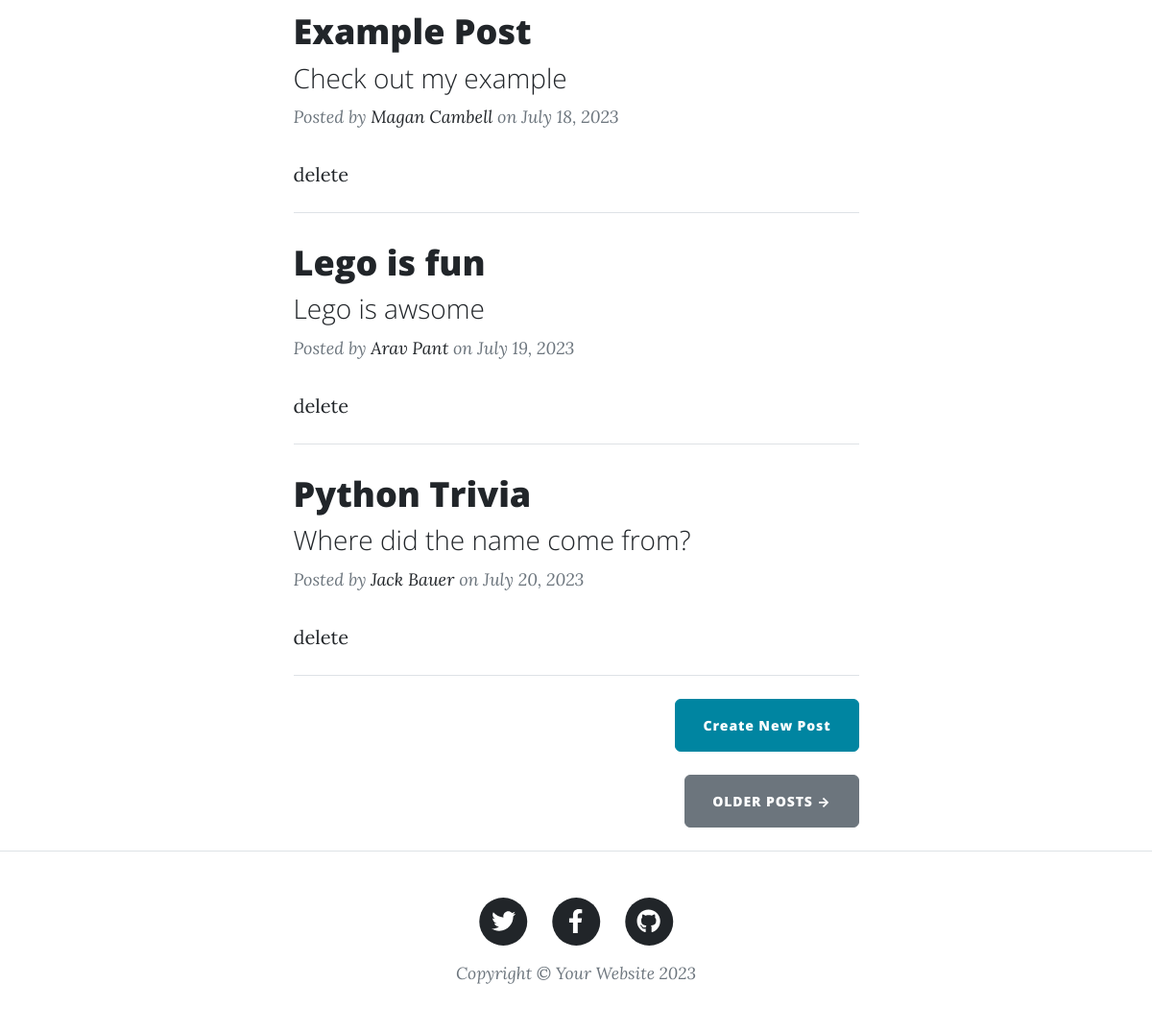
/ (lower part), run on an earlier commit of the app's database.
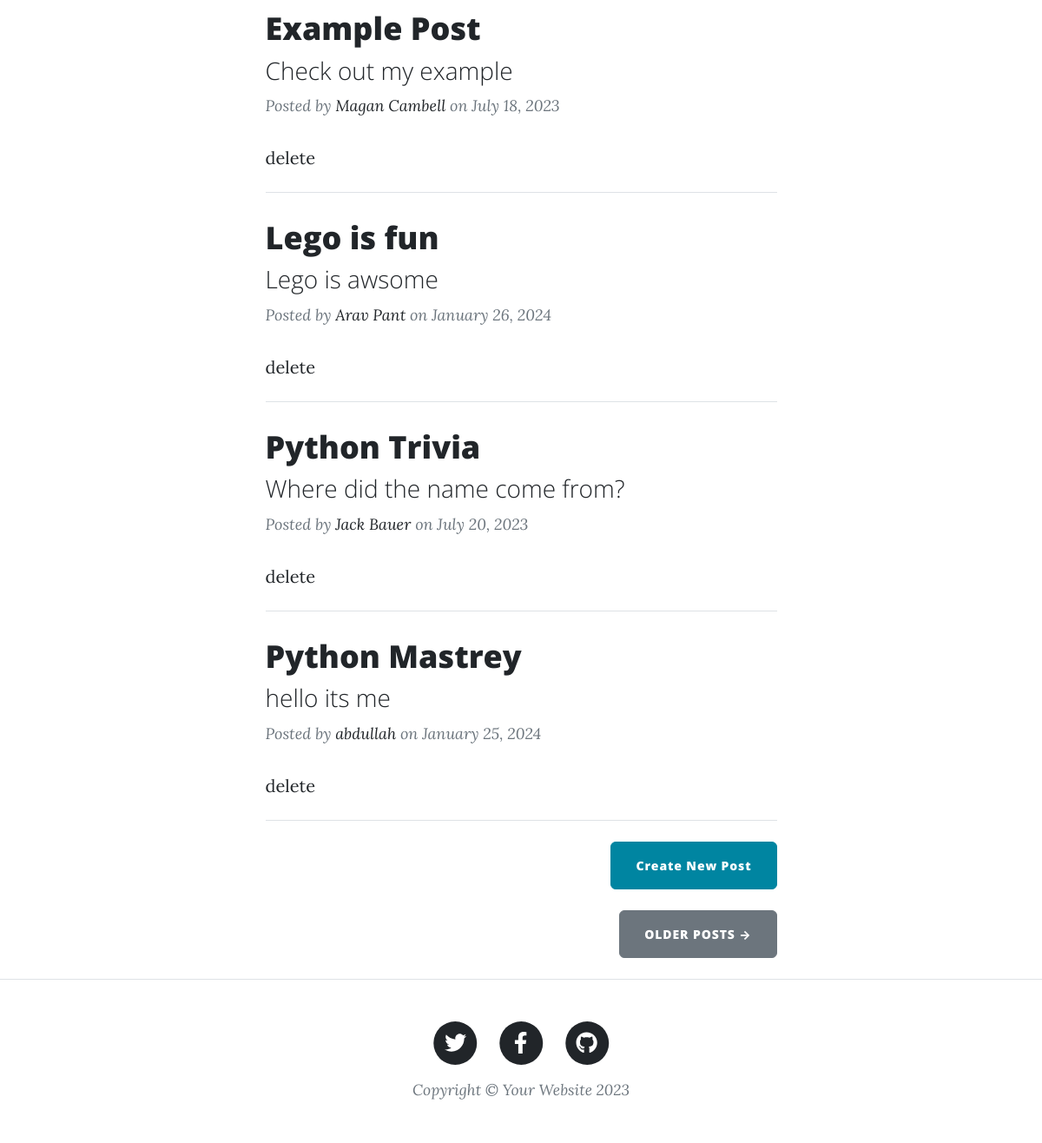
And on a later commit of the database.
### main.py (models this page shows)
class BlogPost(db.Model):
    id: Mapped[int] = mapped_column(Integer, primary_key=True)
    title: Mapped[str] = mapped_column(String(250), unique=True, nullable=False)
    subtitle: Mapped[str] = mapped_column(String(250), nullable=False)
    date: Mapped[str] = mapped_column(String(250), nullable=False)
    body: Mapped[str] = mapped_column(Text, nullable=False)
    author: Mapped[str] = mapped_column(String(250), nullable=False)
    img_url: Mapped[str] = mapped_column(String(250), nullable=False)

### main.py (the view)
@app.route('/')
def get_all_posts():
    all = BlogPost.query.all()
    posts = []
    for post in all:
        posts_in_dict = {"id": post.id,
                         "title": post.title,
                         "subtitle": post.subtitle,
                         "date": post.date,
                         "body": post.body,
                         "author": post.author,
                         "img_url": post.img_url}
        posts.append(posts_in_dict)
    return render_template("index.html", all_posts=posts)

### templates/index.html (shortened to what this page needs)
{% include "header.html" %}
<div class="container px-4 px-lg-5">
  <div class="row gx-4 gx-lg-5 justify-content-center">
    <div class="col-md-10 col-lg-8 col-xl-7">
      {% for post in all_posts %}
      <div class="post-preview">
        <a href="{{ url_for('show_post', post_id=post.id) }}">
          <h2 class="post-title">{{ post.title }}</h2>
          <h3 class="post-subtitle">{{ post.subtitle }}</h3>
        </a>
        <p class="post-meta">
          Posted by
          <a href="#">{{post.author}}</a>
          on {{post.date}}
        </p>
          <a href="{{ url_for("delete_the_post",post_id=post.id) }}">delete</a>
      </div>
      <hr class="my-4" />
      {% endfor %}
      <div class="d-flex justify-content-end mb-4">
        <a
          class="btn btn-primary float-right"
          href="{{ url_for('add_new_blog_post') }}"
          >Create New Post</a>
      </div>
      <div class="d-flex justify-content-end mb-4">
        <a class="btn btn-secondary text-uppercase" href="#!">Older Posts →</a>
      </div>
    </div>
  </div>
</div>
{% include "footer.html" %}

What changed in the data, as far as the page shows it:
changed BlogPost "Lego is fun": date "July 19, 2023" → "January 26, 2024"
added BlogPost: title "Python Mastrey", subtitle "hello its me", author "abdullah", date "January 25, 2024"
